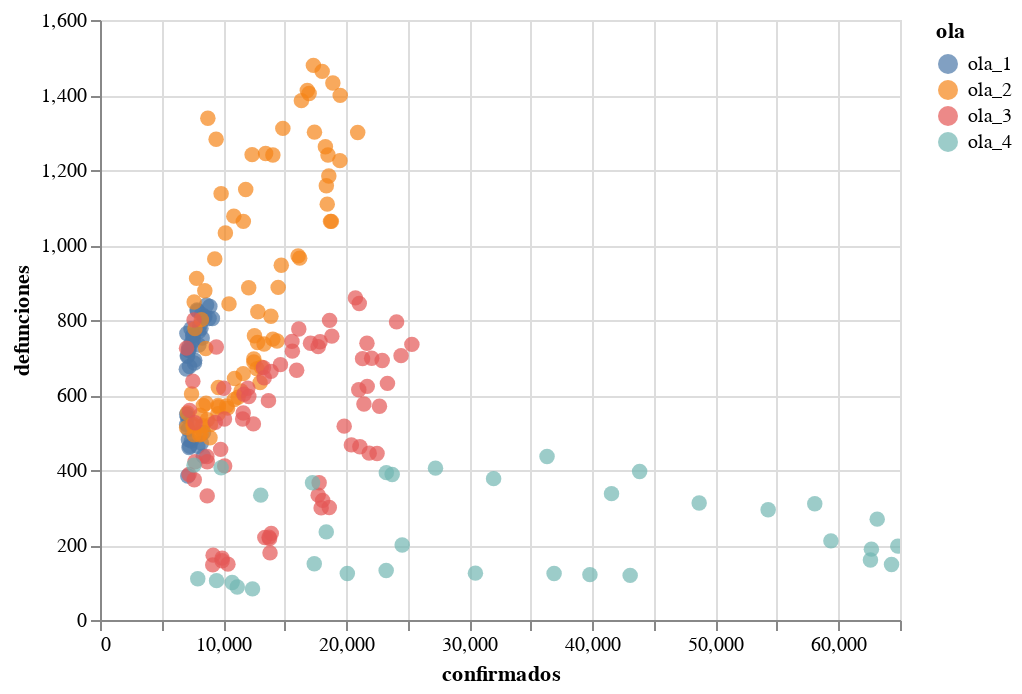

Source (notebook cell):
### Code cell
subset = casos_tot.loc[casos_tot['confirmados'] > 7000]

alt.Chart(subset).mark_circle(size=60).encode(
    x='confirmados',
    y='defunciones',
    color='ola',
    #tooltip=['Name', 'Ola', 'Confirmados', 'Defunciones']
).interactive()

### Figure 1 — Vega-Lite specification as saved in the notebook (floating-point values rounded to 4 significant figures; data arrays with more than 128 entries replaced by an {"elided": "..."} marker saying what was removed)
{"config": {"view": {"continuousWidth": 400, "continuousHeight": 300}}, "data": {"name": "data-d890a312e706441eddd27d5ad24743f9"}, "mark": {"type": "circle", "size": 60}, "encoding": {"color": {"field": "ola", "type": "nominal"}, "x": {"field": "confirmados", "type": "quantitative"}, "y": {"field": "defunciones", "type": "quantitative"}}, "selection": {"selector001": {"type": "interval", "bind": "scales", "encodings": ["x", "y"]}}, "$schema": "https://vega.github.io/schema/vega-lite/v4.17.0.json", "datasets": {"data-d890a312e706441eddd27d5ad24743f9": {"elided": "226 records"}}}
